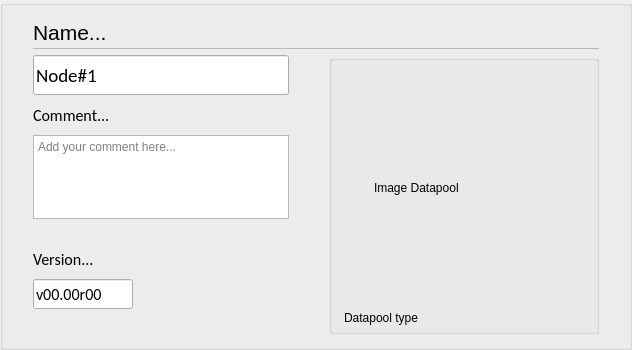
    <widget class="stw_opensyde_gui_elements::C_OgeGbx" name="pc_GroupBoxGeneral">
     <property name="title">
      <string/>
     </property>
     <layout class="QHBoxLayout" name="horizontalLayout_2">
      <property name="leftMargin">
       <number>30</number>
      </property>
      <property name="rightMargin">
       <number>30</number>
      </property>
      <property name="bottomMargin">
       <number>13</number>
      </property>
      <item>
       <layout class="QVBoxLayout" name="verticalLayout_2">
        <property name="spacing">
         <number>0</number>
        </property>
        <property name="sizeConstraint">
         <enum>QLayout::SetMinimumSize</enum>
        </property>
        <item>
         <layout class="QHBoxLayout" name="horizontalLayout_3" stretch="0,1">
          <property name="spacing">
           <number>6</number>
          </property>
          <item>
           <widget class="stw_opensyde_gui_elements::C_OgeLabHeadingGroupBold" name="pc_LabelName">
            <property name="minimumSize">
             <size>
              <width>0</width>
              <height>30</height>
             </size>
            </property>
            <property name="maximumSize">
             <size>
              <width>16777215</width>
              <height>30</height>
             </size>
            </property>
            <property name="font">
             <font>
              <family>Segoe UI</family>
              <pointsize>16</pointsize>
             </font>
            </property>
            <property name="text">
             <string>Name...</string>
            </property>
           </widget>
          </item>
          <item>
           <spacer name="horizontalSpacer_6">
            <property name="orientation">
             <enum>Qt::Horizontal</enum>
            </property>
            <property name="sizeHint" stdset="0">
             <size>
              <width>40</width>
              <height>1</height>
             </size>
            </property>
           </spacer>
          </item>
         </layout>
        </item>
        <item>
         <layout class="QHBoxLayout" name="horizontalLayout_16" stretch="1">
          <property name="spacing">
           <number>0</number>
          </property>
          <property name="topMargin">
           <number>1</number>
          </property>
          <property name="bottomMargin">
           <number>0</number>
          </property>
          <item>
           <widget class="stw_opensyde_gui_elements::C_OgeFrameSeparator" name="frame">
            <property name="minimumSize">
             <size>
              <width>0</width>
              <height>1</height>
             </size>
            </property>
            <property name="maximumSize">
             <size>
              <width>16777215</width>
              <height>1</height>
             </size>
            </property>
            <property name="frameShape">
             <enum>QFrame::StyledPanel</enum>
            </property>
            <property name="frameShadow">
             <enum>QFrame::Raised</enum>
            </property>
           </widget>
          </item>
         </layout>
        </item>
        <item>
         <layout class="QHBoxLayout" name="horizontalLayout" stretch="1,0,0">
          <property name="spacing">
           <number>0</number>
          </property>
          <property name="topMargin">
           <number>6</number>
          </property>
          <item>
           <layout class="QVBoxLayout" name="verticalLayout" stretch="0,0,0,0,1">
            <property name="spacing">
             <number>0</number>
            </property>
            <item>
             <layout class="QHBoxLayout" name="horizontalLayout_17">
              <item>
               <widget class="stw_opensyde_gui_elements::C_OgeLePropertiesName" name="pc_LineEditDatapoolName">
                <property name="minimumSize">
                 <size>
                  <width>0</width>
                  <height>40</height>
                 </size>
                </property>
                <property name="maximumSize">
                 <size>
                  <width>16777215</width>
                  <height>40</height>
                 </size>
                </property>
                <property name="font">
                 <font>
                  <family>Calibri</family>
                  <pointsize>14</pointsize>
                 </font>
                </property>
                <property name="text">
                 <string>Node#1</string>
                </property>
                <property name="placeholderText">
                 <string/>
                </property>
               </widget>
              </item>
             </layout>
            </item>
            <item>
             <layout class="QHBoxLayout" name="horizontalLayout_9" stretch="0,1">
              <property name="spacing">
               <number>6</number>
              </property>
              <item>
               <widget class="stw_opensyde_gui_elements::C_OgeLabHeadingGroupBold" name="pc_LabelComment">
                <property name="minimumSize">
                 <size>
                  <width>0</width>
                  <height>40</height>
                 </size>
                </property>
                <property name="maximumSize">
                 <size>
                  <width>16777215</width>
                  <height>40</height>
                 </size>
                </property>
                <property name="font">
                 <font>
                  <family>Calibri</family>
                  <pointsize>12</pointsize>
                 </font>
                </property>
                <property name="text">
                 <string>Comment...</string>
                </property>
               </widget>
              </item>
              <item>
               <spacer name="horizontalSpacer_9">
                <property name="orientation">
                 <enum>Qt::Horizontal</enum>
                </property>
                <property name="sizeHint" stdset="0">
                 <size>
                  <width>40</width>
                  <height>1</height>
                 </size>
                </property>
               </spacer>
              </item>
             </layout>
            </item>
            <item>
             <layout class="QHBoxLayout" name="horizontalLayout_18">
              <item>
               <widget class="stw_opensyde_gui_elements::C_OgeTedPropertiesComment" name="pc_CommentText">
                <property name="sizePolicy">
                 <sizepolicy hsizetype="Expanding" vsizetype="Expanding">
                  <horstretch>0</horstretch>
                  <verstretch>0</verstretch>
                 </sizepolicy>
                </property>
                <property name="maximumSize">
                 <size>
                  <width>16777215</width>
                  <height>84</height>
                 </size>
                </property>
                <property name="tabChangesFocus">
                 <bool>true</bool>
                </property>
                <property name="html">
                 <string>&lt;!DOCTYPE HTML PUBLIC &quot;-//W3C//DTD HTML 4.0//EN&quot; &quot;http://www.w3.org/TR/REC-html40/strict.dtd&quot;&gt;
&lt;html&gt;&lt;head&gt;&lt;meta name=&quot;qrichtext&quot; content=&quot;1&quot; /&gt;&lt;style type=&quot;text/css&quot;&gt;
p, li { white-space: pre-wrap; }
&lt;/style&gt;&lt;/head&gt;&lt;body style=&quot; font-family:'MS Shell Dlg 2'; font-size:8.25pt; font-weight:400; font-style:normal;&quot;&gt;
&lt;p style=&quot;-qt-paragraph-type:empty; margin-top:0px; margin-bottom:0px; margin-left:0px; margin-right:0px; -qt-block-indent:0; text-indent:0px;&quot;&gt;&lt;br /&gt;&lt;/p&gt;&lt;/body&gt;&lt;/html&gt;</string>
                </property>
                <property name="acceptRichText">
                 <bool>false</bool>
                </property>
                <property name="placeholderText">
                 <string>Add your comment here...</string>
                </property>
               </widget>
              </item>
             </layout>
            </item>
            <item>
             <layout class="QHBoxLayout" name="horizontalLayout_5" stretch="0">
              <item>
               <layout class="QVBoxLayout" name="verticalLayout_4">
                <property name="spacing">
                 <number>0</number>
                </property>
                <property name="sizeConstraint">
                 <enum>QLayout::SetMinimumSize</enum>
                </property>
                <item>
                 <layout class="QHBoxLayout" name="horizontalLayout_10" stretch="0,1">
                  <property name="spacing">
                   <number>6</number>
                  </property>
                  <property name="topMargin">
                   <number>20</number>
                  </property>
                  <item>
                   <widget class="stw_opensyde_gui_elements::C_OgeLabHeadingGroupBold" name="pc_LabelVersion">
                    <property name="minimumSize">
                     <size>
                      <width>0</width>
                      <height>40</height>
                     </size>
                    </property>
                    <property name="maximumSize">
                     <size>
                      <width>16777215</width>
                      <height>40</height>
                     </size>
                    </property>
                    <property name="font">
                     <font>
                      <family>Calibri</family>
                      <pointsize>12</pointsize>
                     </font>
                    </property>
                    <property name="text">
                     <string>Version...</string>
                    </property>
                   </widget>
                  </item>
                  <item>
                   <spacer name="horizontalSpacer_10">
                    <property name="orientation">
                     <enum>Qt::Horizontal</enum>
                    </property>
                    <property name="sizeHint" stdset="0">
                     <size>
                      <width>40</width>
                      <height>1</height>
                     </size>
                    </property>
                   </spacer>
                  </item>
                 </layout>
                </item>
                <item>
                 <layout class="QHBoxLayout" name="horizontalLayout_19">
                  <item>
                   <widget class="stw_opensyde_gui_elements::C_OgeLeProperties" name="pc_LineEditVersion_2">
                    <property name="sizePolicy">
                     <sizepolicy hsizetype="Fixed" vsizetype="Fixed">
                      <horstretch>0</horstretch>
                      <verstretch>0</verstretch>
                     </sizepolicy>
                    </property>
                    <property name="minimumSize">
                     <size>
                      <width>100</width>
                      <height>30</height>
                     </size>
                    </property>
                    <property name="maximumSize">
                     <size>
                      <width>100</width>
                      <height>30</height>
                     </size>
                    </property>
                    <property name="font">
                     <font>
                      <family>Calibri</family>
                      <pointsize>12</pointsize>
                     </font>
                    </property>
                    <property name="inputMask">
                     <string>v99.99r99;0</string>
                    </property>
                    <property name="text">
                     <string>v.r</string>
                    </property>
                    <property name="placeholderText">
                     <string/>
                    </property>
                   </widget>
                  </item>
                  <item>
                   <spacer name="horizontalSpacer_19">
                    <property name="orientation">
                     <enum>Qt::Horizontal</enum>
                    </property>
                    <property name="sizeHint" stdset="0">
                     <size>
                      <width>40</width>
                      <height>1</height>
                     </size>
                    </property>
                   </spacer>
                  </item>
                 </layout>
                </item>
               </layout>
              </item>
             </layout>
            </item>
            <item>
             <spacer name="verticalSpacer_5">
              <property name="orientation">
               <enum>Qt::Vertical</enum>
              </property>
              <property name="sizeHint" stdset="0">
               <size>
                <width>20</width>
                <height>25</height>
               </size>
              </property>
             </spacer>
            </item>
           </layout>
          </item>
          <item>
           <spacer name="horizontalSpacer_5">
            <property name="orientation">
             <enum>Qt::Horizontal</enum>
            </property>
            <property name="sizeType">
             <enum>QSizePolicy::Fixed</enum>
            </property>
            <property name="sizeHint" stdset="0">
             <size>
              <width>40</width>
              <height>20</height>
             </size>
            </property>
           </spacer>
          </item>
          <item>
           <widget class="stw_opensyde_gui_elements::C_OgeGbxGrayed" name="groupBox_2">
            <property name="title">
             <string/>
            </property>
            <property name="alignment">
             <set>Qt::AlignCenter</set>
            </property>
            <layout class="QVBoxLayout" name="verticalLayout_18" stretch="0,2,0,0">
             <property name="leftMargin">
              <number>12</number>
             </property>
             <property name="rightMargin">
              <number>12</number>
             </property>
             <property name="bottomMargin">
              <number>6</number>
             </property>
             <item>
              <spacer name="verticalSpacer_3">
               <property name="orientation">
                <enum>Qt::Vertical</enum>
               </property>
               <property name="sizeHint" stdset="0">
                <size>
                 <width>20</width>
                 <height>12</height>
                </size>
               </property>
              </spacer>
             </item>
             <item>
              <layout class="QHBoxLayout" name="horizontalLayout_21">
               <item>
                <spacer name="horizontalSpacer_16">
                 <property name="orientation">
                  <enum>Qt::Horizontal</enum>
                 </property>
                 <property name="sizeHint" stdset="0">
                  <size>
                   <width>30</width>
                   <height>20</height>
                  </size>
                 </property>
                </spacer>
               </item>
               <item>
                <widget class="stw_opensyde_gui_elements::C_OgeLabSvgOnly" name="pc_LabDatapoolImage">
                 <property name="minimumSize">
                  <size>
                   <width>180</width>
                   <height>180</height>
                  </size>
                 </property>
                 <property name="maximumSize">
                  <size>
                   <width>180</width>
                   <height>180</height>
                  </size>
                 </property>
                 <property name="text">
                  <string>Image Datapool</string>
                 </property>
                </widget>
               </item>
               <item>
                <spacer name="horizontalSpacer_17">
                 <property name="orientation">
                  <enum>Qt::Horizontal</enum>
                 </property>
                 <property name="sizeHint" stdset="0">
                  <size>
                   <width>30</width>
                   <height>20</height>
                  </size>
                 </property>
                </spacer>
               </item>
              </layout>
             </item>
             <item>
              <spacer name="verticalSpacer_8">
               <property name="orientation">
                <enum>Qt::Vertical</enum>
               </property>
               <property name="sizeHint" stdset="0">
                <size>
                 <width>20</width>
                 <height>12</height>
                </size>
               </property>
              </spacer>
             </item>
             <item>
              <widget class="stw_opensyde_gui_elements::C_OgeLabBusType" name="pc_LabDatapoolType">
               <property name="text">
                <string>Datapool type</string>
               </property>
              </widget>
             </item>
            </layout>
           </widget>
          </item>
         </layout>
        </item>
       </layout>
      </item>
     </layout>
    </widget>
